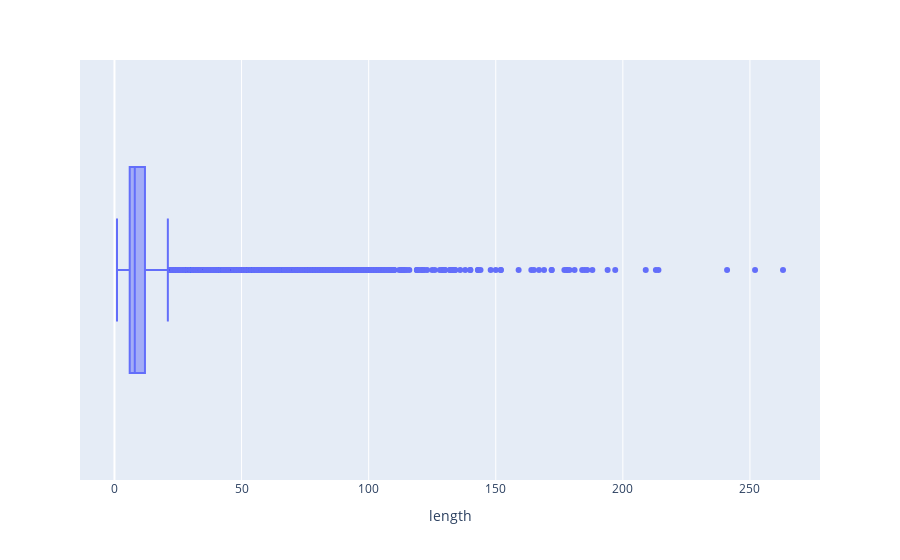

Here is the notebook cell this chart was saved with:
### Code cell
fig = px.box(x = length)

fig.update_layout({'xaxis': {'title': 'length'}})

### Figure 1 — Plotly figure (JSON) as saved in the notebook; plotly's stock layout.template omitted (floating-point values rounded to 4 significant figures; data arrays with more than 128 entries replaced by an {"elided": "..."} marker saying what was removed)
{"data": [{"alignmentgroup": "True", "hovertemplate": "x=%{x}<extra></extra>", "legendgroup": "", "marker": {"color": "#636efa"}, "name": "", "notched": false, "offsetgroup": "", "orientation": "h", "showlegend": false, "type": "box", "x": {"elided": "24634 int values"}, "x0": " ", "xaxis": "x", "y0": " ", "yaxis": "y"}], "layout": {"boxmode": "group", "legend": {"tracegroupgap": 0}, "margin": {"t": 60}, "xaxis": {"anchor": "y", "domain": [0, 1], "title": {"text": "length"}}, "yaxis": {"anchor": "x", "domain": [0, 1]}}}
